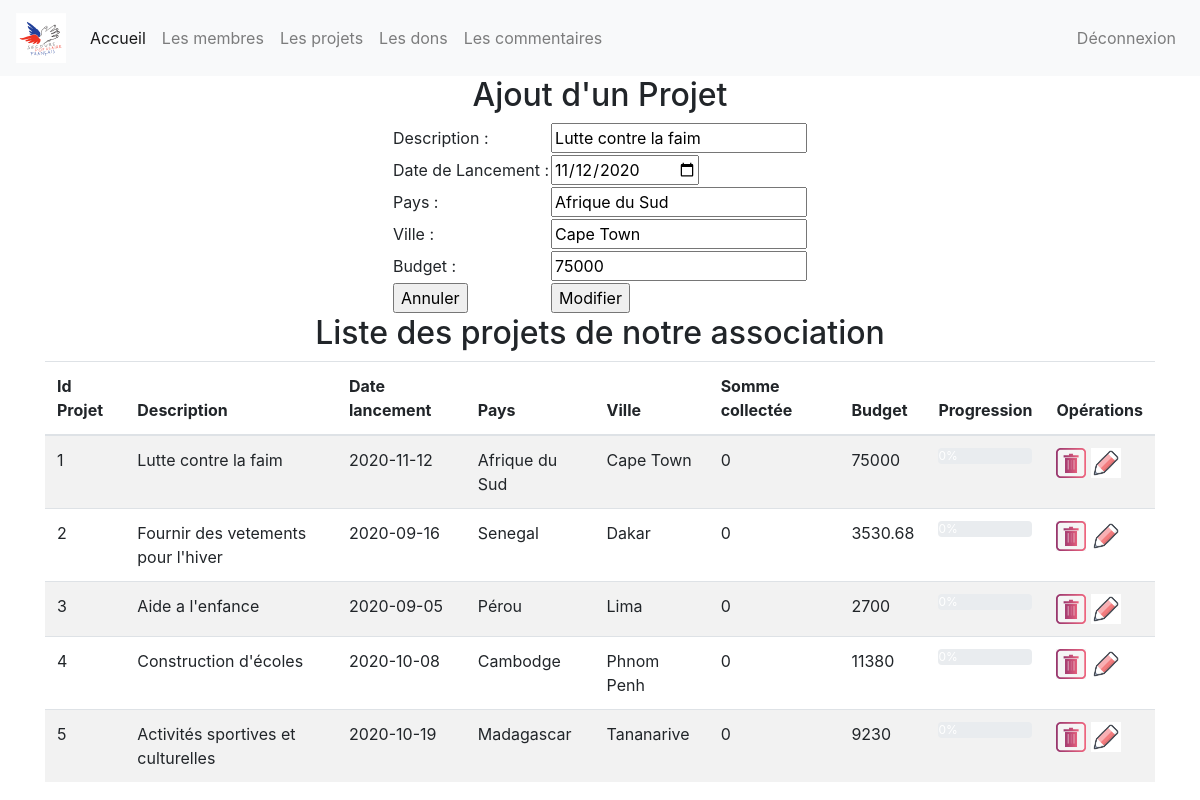
The app's page /index.php?page=2&action=edit&idprojet=1 (signed in) with its own data.
### tables this page shows
create table projet (
	idprojet int(3) not null auto_increment, 
	description varchar(50),
	datelancement date,
	pays varchar(50),
	ville varchar(50),
	budget float,  
	sommecollectee float, 
	primary key(idprojet)
);

### controleur/controleur.class.php (called while the page is built, shortened)
<?php
	require_once ("modele/modele.class.php");
	class Controleur {
		private $unModele ;
		public function   __construct ($serveur, $bdd, $user, $mdp){
			$this->unModele = new Modele ($serveur, $bdd, $user, $mdp);
		}
		public function setTable ($uneTable)
		{
			$this->unModele->setTable($uneTable);
		}
		public function selectAll ($tab)
		{
			$lesResultats = $this->unModele->selectAll($tab);
			return $lesResultats;
		}
		public function selectWhere ($tab)
		{
			return $this->unModele->selectWhere($tab);
		}
	}
?>

### modele/modele.class.php (called while the page is built, shortened)
<?php
	class Modele {
		private $unPdo , $uneTable;
		public function   __construct ($serveur, $bdd, $user, $mdp)
		{
			$this->unPdo =null;
			try{
		$this->unPdo = new PDO ("mysql:host=".$serveur.";dbname=".$bdd, $user, $mdp);
			}
			catch (PDOException $exp){
				echo "Erreur de connexion au serveur : ".$serveur."/".$bdd ;
			}
		}
		public function setTable ($uneTable)
		{
			$this->uneTable = $uneTable;
		}
		public function selectAll ($tab) {
			if ($this->unPdo != null){
				$chaine = implode(", ", $tab);
				$requete = "select ".$chaine." from " .$this->uneTable. " ; ";
				$select = $this->unPdo->prepare ($requete);
				$select->execute ();
				return $select->fetchAll();
			} else {
				return null;
			}
		}
		public function selectWhere ($tab)
		{
			if ($this->unPdo != null){
				$listeChamps = array();
				$donnees =array();
				foreach ($tab as $cle => $valeur) {
					$listeChamps[] = $cle." = ".":".$cle ;
					$donnees[":".$cle] = $valeur;
				}
				$chaineChamps = implode(" and ", $listeChamps);
				$requete = "select * from   ".$this->uneTable. " where ".$chaineChamps.";" ;
				$select = $this->unPdo->prepare ($requete);
				$select->execute ($donnees);
				return $select->fetch();
			}
			else
			{
				return null;
			}
		}
	}
?>

### vue/vue_projet.php (the view)
<div class='container'>
	<h2> Liste des projets de notre association </h2>
	<table class="table table-striped">
		<thead>
			<tr>
						<th> Id Projet </th> <th> Description </th>
						<th> Date lancement </th> <th> Pays  </th>
						<th> Ville </th> <th> Somme collectée </th> <th> Budget </th> <th> Progression </th>
						<?php
						if (isset($_SESSION['droits']) && $_SESSION['droits'] =="admin")
							{
						echo "<th> Opérations </th>";
						}
						?>
				</tr>
		</thead>
		<tbody>
			<?php
			foreach ($lesProjets as $leProjet) {
				echo "<tr>
						<td>".$leProjet['idprojet']." </td>
						<td>".$leProjet['description']." </td>
						<td>".$leProjet['datelancement']." </td>
						<td>".$leProjet['pays']." </td>
						<td>".$leProjet['ville']." </td>
						<td>".$leProjet['sommecollectee']." </td>
						<td>".$leProjet['budget']." </td>"
						;
				$percentage = ($leProjet['sommecollectee'] / $leProjet['budget']) * 100;
				$percentageRounded = round($percentage, 2);
				echo "
				<td>
					<div class='progress'>
						<div class='progress-bar' role='progressbar' style='width: ".$percentageRounded."%;' aria-valuenow='".$percentageRounded."' aria-valuemin='0' aria-valuemax='100'>".$percentageRounded."%
						</div>
					</div>
				</td>";
						if (isset($_SESSION['droits']) && $_SESSION['droits'] =="admin")
						{
						echo "<td>
						<a href='index.php?page=2&action=sup&idprojet=".$leProjet['idprojet']."'>
						<img src ='images/sup.jpg' height='30' witdh='30'> </a>
						<a href='index.php?page=2&action=edit&idprojet=".$leProjet['idprojet']."'>
						<img src ='images/edit.png' height='30' witdh='30'> </a>
						</td>";
						}
				echo "</tr>";
			}
			?>
		</tbody>
	</table>
</div>

### vue/vue_insert_projet.php (shortened to what this page needs)
<h2> Ajout d'un Projet </h2>
<form method ="post" action ="">
	<table>
		<tr>
			<td> Description : </td>
			<td> <input type="text" name="description" value ="<?php echo ($leProjet!=null) ? $leProjet['description']:""; ?>"></td>
		</tr>
		<tr>
			<td> Date de Lancement : </td>
			<td> <input type="date" name="datelancement" value ="<?php echo ($leProjet!=null) ? $leProjet['datelancement']:""; ?>"></td>
		</tr>
		<tr>
			<td> Pays : </td>
			<td> <input type="text" name="pays" value ="<?php echo ($leProjet!=null) ? $leProjet['pays']:""; ?>"></td>
		</tr>
		<tr>
			<td> Ville : </td>
			<td> <input type="text" name="ville" value ="<?php echo ($leProjet!=null) ? $leProjet['ville']:""; ?>"></td>
		</tr>
        <tr>
			<td> Budget : </td>
			<td> <input type="text" name="budget" value ="<?php echo ($leProjet!=null) ? $leProjet['budget']:""; ?>"></td>
		</tr>
		<tr>
			<td>  <input type="reset" name="annnuler" value ="Annuler"></td>
			<td> <input type="submit"
			<?php echo ($leProjet!=null) ? " name='modifier' value='Modifier' " : " name='valider' value='Valider' "; ?>
				></td>
		</tr>
	</table>
</form>

### records on screen
projet: description "Lutte contre la faim", datelancement "11/12/2020", pays "Afrique du Sud", ville "Cape Town", budget "75000", idprojet "1", datelancement "2020-11-12", sommecollectee "0"
projet: idprojet "2", description "Fournir des vetements pour l'hiver", datelancement "2020-09-16", pays "Senegal", ville "Dakar", sommecollectee "0", budget "3530.68"
projet: idprojet "3", description "Aide a l'enfance", datelancement "2020-09-05", pays "Pérou", ville "Lima", sommecollectee "0", budget "2700"
projet: idprojet "4", description "Construction d'écoles", datelancement "2020-10-08", pays "Cambodge", ville "Phnom Penh", sommecollectee "0", budget "11380"
projet: idprojet "5", description "Activités sportives et culturelles", datelancement "2020-10-19", pays "Madagascar", ville "Tananarive", sommecollectee "0", budget "9230"
